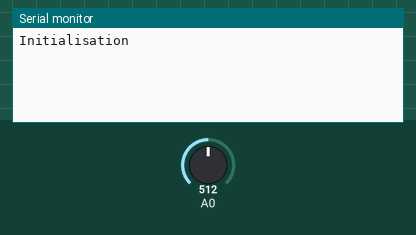
Bench run of a sketch on a simulated Arduino Uno, built with avr-gcc and run on an emulated ATmega328P. Shown: the last lines printed to the serial monitor. The test bench sets the inputs (shaded band); at power-on: A0 = 512.

Above: at 0.8 s.
0.9 s: A0 set to 716
At 1.9 s:
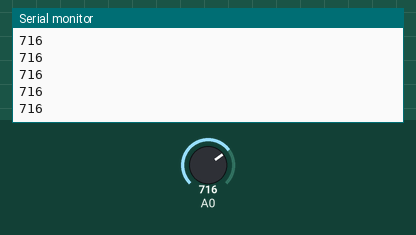
2.9 s: A0 set to 900
At 3.8 s:
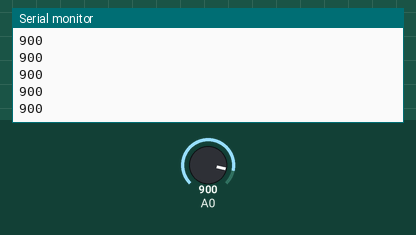

The sketch:

ard1.ino
```cpp
unsigned long time;


void setup() {

  Serial.begin(9600);

  Serial.println("Initialisation");

  time = millis();


  while((millis()-time)<1000){
    analogRead(0);
  }

  time = millis();


  while((millis()-time)< 60000){
    Serial.println(analogRead(0));
  }

}


void loop() {


}
```

Measured:
- after the input at 0.9 s, the serial monitor: prints a new line after 0.10 s (image 1)
- after the input at 2.9 s, the serial monitor: prints a new line after 0.07 s (image 2)
